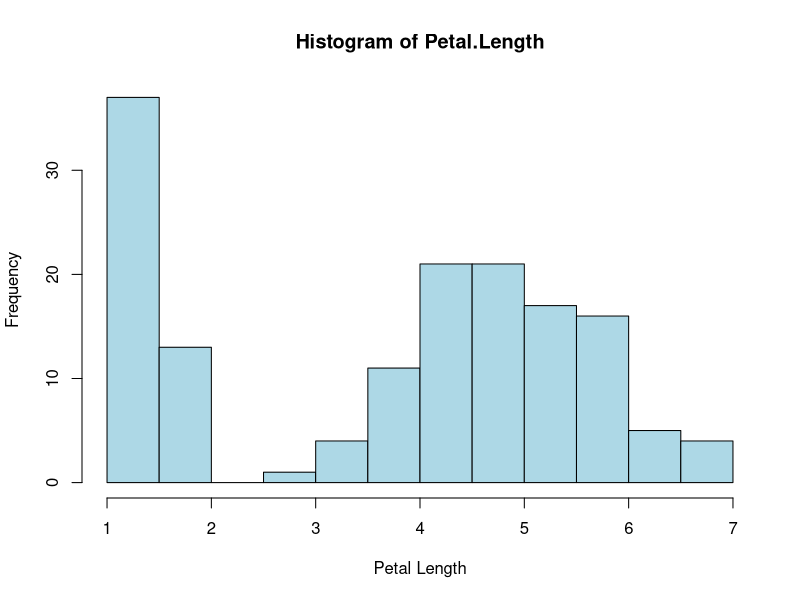
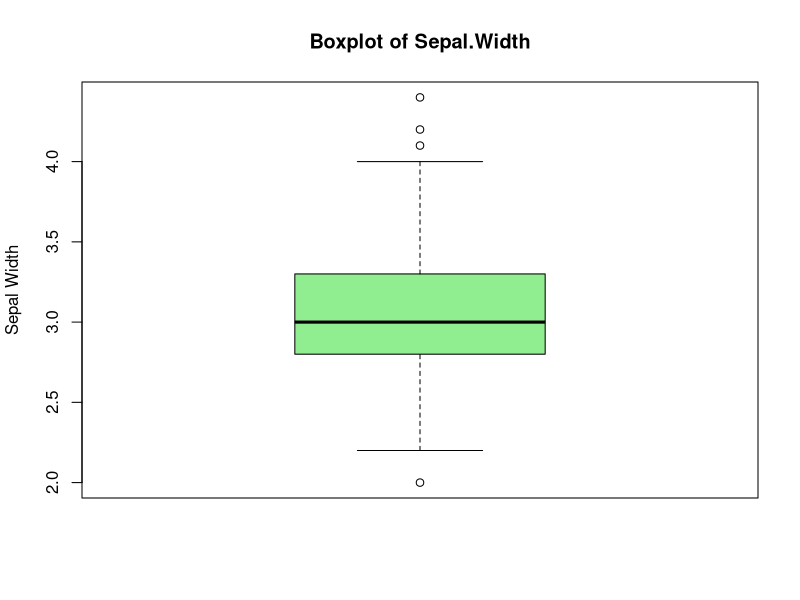
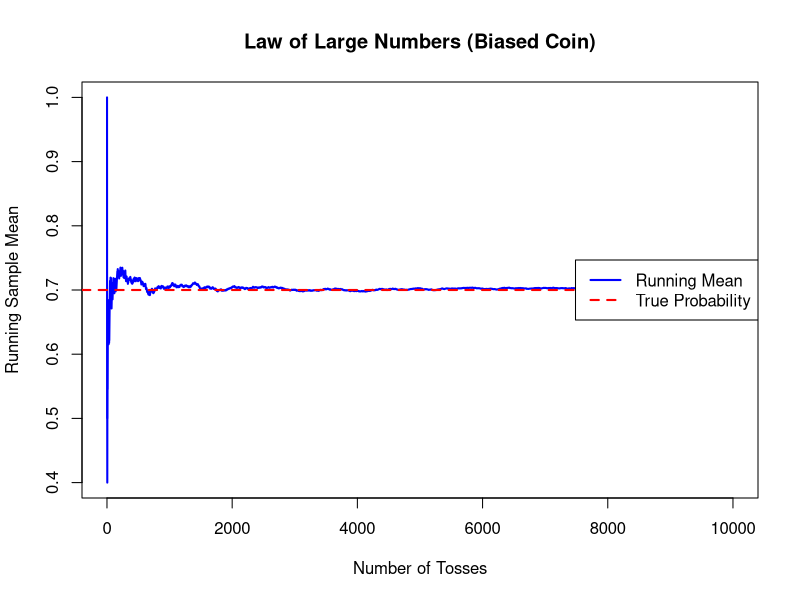
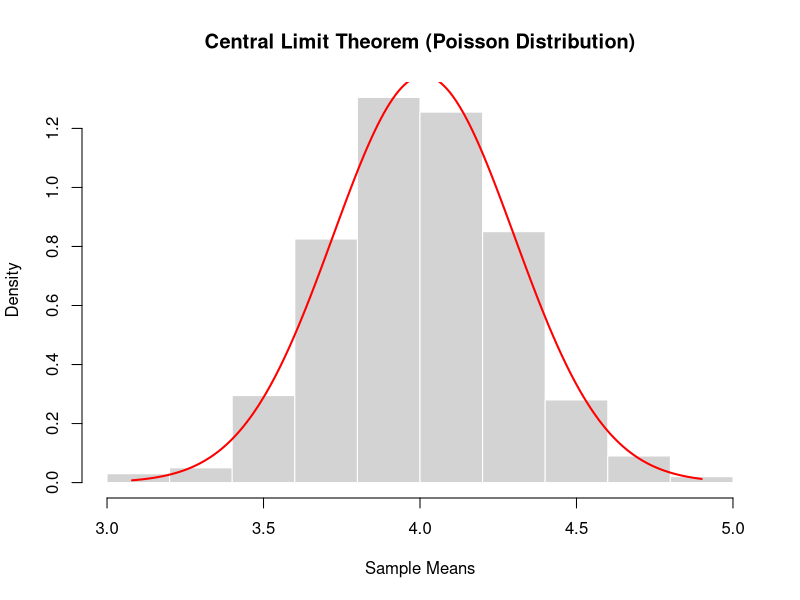

These figures' R source, in order:
# 1. Create a data frame with 5 students
students <- data.frame(
  Name = c("Alice", "Bob", "Charlie", "David", "Eva"),
  Age = c(20, 22, 21, 23, 20),
  Marks = c(85, 67, 45, 78, 52)
)

# Display the data frame
print("Original Data Frame:")
print(students)

# 2. Find average marks
average_marks <- mean(students$Marks)
cat("Average Marks:", average_marks, "\n")

# Find maximum age
maximum_age <- max(students$Age)
cat("Maximum Age:", maximum_age, "\n")

# 3. Add Grade column based on marks
students$Grade <- ifelse(
  students$Marks >= 75, "A",
  ifelse(students$Marks >= 50 & students$Marks < 75, "B", "C")
)

# Display updated data frame
print("Data Frame with Grades:")
print(students)

 

#Exercise 2
# Load the iris dataset
data(iris)

# 1. Find the number of rows and columns
cat("Number of rows:", nrow(iris), "\n")
cat("Number of columns:", ncol(iris), "\n")

# 2. Get the first 6 rows
head(iris)

# 3. Find the mean, median, variance, and standard deviation of Sepal.Length
mean_sepal <- mean(iris$Sepal.Length)
median_sepal <- median(iris$Sepal.Length)
var_sepal <- var(iris$Sepal.Length)
sd_sepal <- sd(iris$Sepal.Length)

cat("Mean of Sepal.Length:", mean_sepal, "\n")
cat("Median of Sepal.Length:", median_sepal, "\n")
cat("Variance of Sepal.Length:", var_sepal, "\n")
cat("Standard Deviation of Sepal.Length:", sd_sepal, "\n")

# 4. Find how many flowers belong to each species
table(iris$Species)

# 5. Draw a histogram of Petal.Length
hist(iris$Petal.Length,
     main = "Histogram of Petal.Length",
     xlab = "Petal Length",
     col = "lightblue",
     border = "black")

# Draw a boxplot of Sepal.Width
boxplot(iris$Sepal.Width,
        main = "Boxplot of Sepal.Width",
        ylab = "Sepal Width",
        col = "lightgreen")



# Question solved 3
# Parameters
prior_disease <- 0.01        # P(D), prior probability of disease (5%)
true_positive <- 0.95        # P(T+|D), sensitivity
false_positive <- 0.05       # P(T+|¬D), false positive rate

# Complement probability (no disease)
prior_no_disease <- 1 - prior_disease

# Bayes' theorem
posterior_prob <- (true_positive * prior_disease) / 
  ((true_positive * prior_disease) + (false_positive * prior_no_disease))

# Convert to percentage
posterior_percent <- posterior_prob * 100

# Print results
cat("Posterior probability that a person has the disease given a positive test:", posterior_prob, "\n")
cat("In percentage:", posterior_percent, "%\n")

# Question 4 
#LAW OF LARGE NUMBERS (LLN) 
 set.seed(123) 
 n <- 10000
 p <- 0.7   # biased coin
 # Generate coin tosses (1 = head, 0 = tail)
   coin_tosses <- rbinom(n, size = 1, prob = p)
# Running sample mean
running_mean <- cumsum(coin_tosses) / seq_len(n)
# Plot running mean
 plot(running_mean,
             type = "l",
             col = "blue",
             lwd = 2,
             xlab = "Number of Tosses",
             ylab = "Running Sample Mean",
             main = "Law of Large Numbers (Biased Coin)")
# True probability line
abline(h = p, col = "red", lwd = 2, lty = 2) 
legend("right",
                legend = c("Running Mean", "True Probability"),
                col = c("blue", "red"),
                lty = c(1, 2),
                lwd = 2)

# CENTRAL LIMIT THEOREM (CLT) 
set.seed(456)
 
   lambda <- 4
 sample_size <- 50
 num_samples <- 1000
 
   # Generate 1000 sample means using replicate()
   sample_means <- replicate(
         num_samples,
         mean(rpois(sample_size, lambda))
     )

   # Plot histogram of sample means
   hist(sample_means,
               probability = TRUE,
               col = "lightgray",
               border = "white",
               main = "Central Limit Theorem (Poisson Distribution)",
               xlab = "Sample Means")
 
   # Overlay normal distribution curve
   x_vals <- seq(min(sample_means), max(sample_means), length.out = 200)
 normal_curve <- dnorm(
       x_vals,
       mean = mean(sample_means),
       sd = sd(sample_means)
   )
 
   lines(x_vals, normal_curve, col = "red", lwd = 2)
